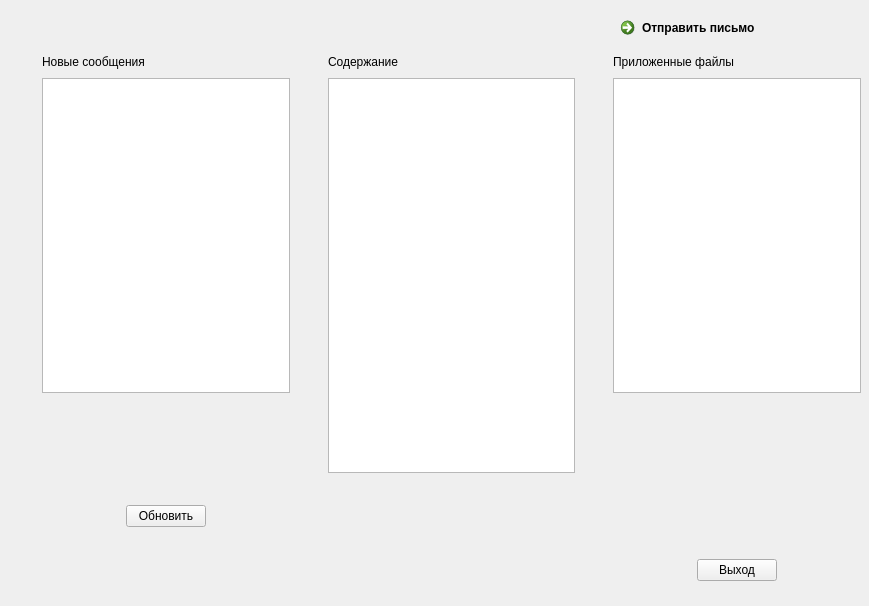
<?xml version="1.0" encoding="UTF-8"?>
<ui version="4.0">
 <class>file_reciever</class>
 <widget class="QWidget" name="file_reciever">
  <property name="geometry">
   <rect>
    <x>0</x>
    <y>0</y>
    <width>869</width>
    <height>606</height>
   </rect>
  </property>
  <property name="windowTitle">
   <string>Form</string>
  </property>
  <widget class="QWidget" name="gridLayoutWidget">
   <property name="geometry">
    <rect>
     <x>10</x>
     <y>10</y>
     <width>851</width>
     <height>571</height>
    </rect>
   </property>
   <layout class="QGridLayout" name="gridLayout">
    <item row="3" column="5">
     <spacer name="verticalSpacer_4">
      <property name="orientation">
       <enum>Qt::Vertical</enum>
      </property>
      <property name="sizeHint" stdset="0">
       <size>
        <width>20</width>
        <height>40</height>
       </size>
      </property>
     </spacer>
    </item>
    <item row="1" column="7">
     <widget class="QLabel" name="label_attach">
      <property name="text">
       <string>Приложенные файлы</string>
      </property>
     </widget>
    </item>
    <item row="1" column="4">
     <spacer name="horizontalSpacer_3">
      <property name="orientation">
       <enum>Qt::Horizontal</enum>
      </property>
      <property name="sizeHint" stdset="0">
       <size>
        <width>40</width>
        <height>20</height>
       </size>
      </property>
     </spacer>
    </item>
    <item row="8" column="7">
     <layout class="QHBoxLayout" name="horizontalLayout_4">
      <item>
       <spacer name="horizontalSpacer_5">
        <property name="orientation">
         <enum>Qt::Horizontal</enum>
        </property>
        <property name="sizeHint" stdset="0">
         <size>
          <width>40</width>
          <height>20</height>
         </size>
        </property>
       </spacer>
      </item>
      <item>
       <widget class="QPushButton" name="pushButton_exit">
        <property name="text">
         <string>Выход</string>
        </property>
       </widget>
      </item>
      <item>
       <spacer name="horizontalSpacer_6">
        <property name="orientation">
         <enum>Qt::Horizontal</enum>
        </property>
        <property name="sizeHint" stdset="0">
         <size>
          <width>40</width>
          <height>20</height>
         </size>
        </property>
       </spacer>
      </item>
     </layout>
    </item>
    <item row="4" column="5">
     <spacer name="verticalSpacer_3">
      <property name="orientation">
       <enum>Qt::Vertical</enum>
      </property>
      <property name="sizeHint" stdset="0">
       <size>
        <width>20</width>
        <height>40</height>
       </size>
      </property>
     </spacer>
    </item>
    <item row="2" column="7" rowspan="4">
     <widget class="QListWidget" name="listWidget_attch_files"/>
    </item>
    <item row="2" column="3" rowspan="5" colspan="2">
     <widget class="QPlainTextEdit" name="plainTextEdit_message_text"/>
    </item>
    <item row="1" column="5">
     <spacer name="horizontalSpacer_4">
      <property name="orientation">
       <enum>Qt::Horizontal</enum>
      </property>
      <property name="sizeHint" stdset="0">
       <size>
        <width>40</width>
        <height>20</height>
       </size>
      </property>
     </spacer>
    </item>
    <item row="1" column="2">
     <spacer name="horizontalSpacer">
      <property name="orientation">
       <enum>Qt::Horizontal</enum>
      </property>
      <property name="sizeHint" stdset="0">
       <size>
        <width>40</width>
        <height>20</height>
       </size>
      </property>
     </spacer>
    </item>
    <item row="1" column="1">
     <widget class="QLabel" name="label">
      <property name="text">
       <string>Новые сообщения</string>
      </property>
     </widget>
    </item>
    <item row="7" column="5">
     <spacer name="verticalSpacer">
      <property name="orientation">
       <enum>Qt::Vertical</enum>
      </property>
      <property name="sizeHint" stdset="0">
       <size>
        <width>20</width>
        <height>40</height>
       </size>
      </property>
     </spacer>
    </item>
    <item row="1" column="3">
     <widget class="QLabel" name="label_content">
      <property name="text">
       <string>Содержание</string>
      </property>
     </widget>
    </item>
    <item row="5" column="5">
     <spacer name="verticalSpacer_5">
      <property name="orientation">
       <enum>Qt::Vertical</enum>
      </property>
      <property name="sizeHint" stdset="0">
       <size>
        <width>20</width>
        <height>40</height>
       </size>
      </property>
     </spacer>
    </item>
    <item row="2" column="5">
     <spacer name="verticalSpacer_2">
      <property name="orientation">
       <enum>Qt::Vertical</enum>
      </property>
      <property name="sizeHint" stdset="0">
       <size>
        <width>20</width>
        <height>40</height>
       </size>
      </property>
     </spacer>
    </item>
    <item row="6" column="5">
     <spacer name="verticalSpacer_6">
      <property name="orientation">
       <enum>Qt::Vertical</enum>
      </property>
      <property name="sizeHint" stdset="0">
       <size>
        <width>20</width>
        <height>40</height>
       </size>
      </property>
     </spacer>
    </item>
    <item row="0" column="7">
     <layout class="QHBoxLayout" name="horizontalLayout_3">
      <item>
       <widget class="QCommandLinkButton" name="commandLinkButton_to_sender">
        <property name="text">
         <string>Отправить письмо</string>
        </property>
        <property name="autoRepeat">
         <bool>false</bool>
        </property>
       </widget>
      </item>
     </layout>
    </item>
    <item row="1" column="0">
     <spacer name="horizontalSpacer_2">
      <property name="orientation">
       <enum>Qt::Horizontal</enum>
      </property>
      <property name="sizeHint" stdset="0">
       <size>
        <width>40</width>
        <height>20</height>
       </size>
      </property>
     </spacer>
    </item>
    <item row="2" column="1" rowspan="4">
     <widget class="QListWidget" name="listWidget_new_mess"/>
    </item>
    <item row="7" column="1">
     <layout class="QHBoxLayout" name="horizontalLayout">
      <item>
       <spacer name="horizontalSpacer_7">
        <property name="orientation">
         <enum>Qt::Horizontal</enum>
        </property>
        <property name="sizeHint" stdset="0">
         <size>
          <width>40</width>
          <height>20</height>
         </size>
        </property>
       </spacer>
      </item>
      <item>
       <widget class="QPushButton" name="pushButton_update_new_mess">
        <property name="text">
         <string>Обновить</string>
        </property>
       </widget>
      </item>
      <item>
       <spacer name="horizontalSpacer_8">
        <property name="orientation">
         <enum>Qt::Horizontal</enum>
        </property>
        <property name="sizeHint" stdset="0">
         <size>
          <width>40</width>
          <height>20</height>
         </size>
        </property>
       </spacer>
      </item>
     </layout>
    </item>
   </layout>
  </widget>
 </widget>
 <resources/>
 <connections/>
</ui>
